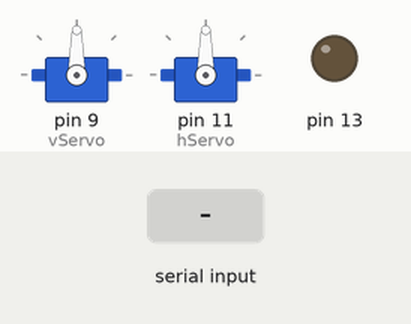
Simulated run of this sketch. Board: Arduino Uno, built with avr-gcc and run on an emulated ATmega328P. Shown: 2 × servo, output pins drawn as LEDs (lit = HIGH). The test bench sets the inputs (shaded band).

Above: at 1.2 s.
1.3 s: "5" received over Serial
At 2.5 s:
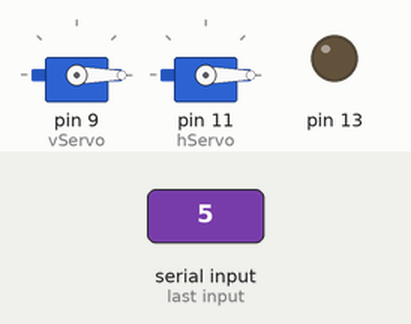
2.9 s: "6" received over Serial
At 3.8 s:
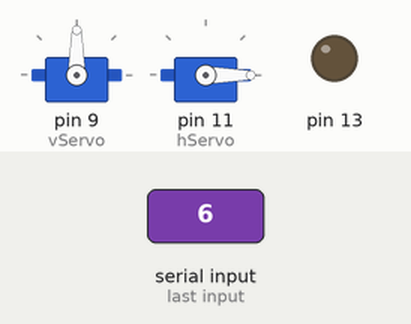
4.5 s: "8" received over Serial
At 5.0 s:
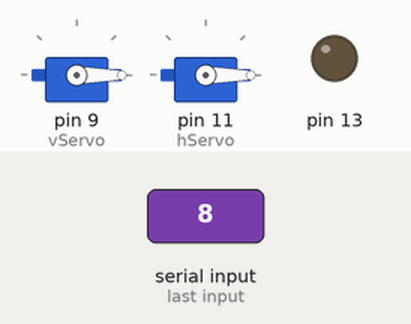
6.1 s: "9" received over Serial
At 7.4 s:
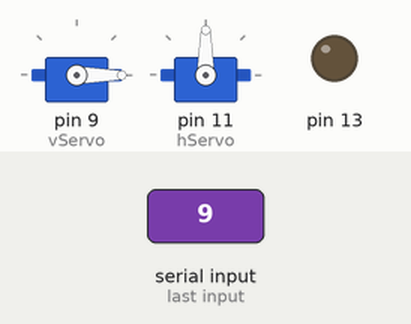
7.7 s: "7" received over Serial
At 8.6 s:
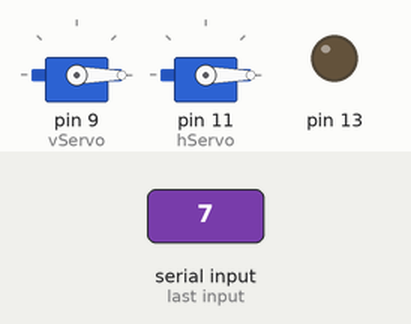
Timing chart, 0 to 10.3 s (numbered marks = the images above; inputs shaded):
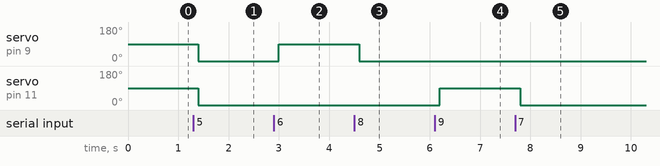

Measured:
- after the input at 1.3 s, servo on pin 9 (vServo), servo on pin 11 (hServo): 90° → 0° after 0.10 s
- after the input at 2.9 s, servo on pin 9 (vServo): 0° → 90° after 0.10 s
- after the input at 4.5 s, servo on pin 9 (vServo): 90° → 0° after 0.10 s
- after the input at 6.1 s, servo on pin 11 (hServo): 0° → 90° after 0.10 s
- after the input at 7.7 s, servo on pin 11 (hServo): 90° → 0° after 0.10 s

The sketch:

motion_detector_turret.ino
```cpp
#include <Servo.h>
int horizontal = 90;
int vertical = 90;

Servo vServo;
Servo hServo;

void setup() {
  // put your setup code here, to run once:
  Serial.begin(9600);
  pinMode(13, OUTPUT);

  vServo.attach(9);
  hServo.attach(11);

  vServo.write(90);
  hServo.write(90);
}

void loop() {
   handleSerial();

   //Serial.println("HZ: " + horizontal);
   //Serial.println("VZ: " + vertical);
   delay(200);
}

void handleSerial() {
 while (Serial.available() > 0) {
   char incomingCharacter = Serial.read();
   if (incomingCharacter > 10)
   switch (incomingCharacter) {
     case '1':
      left();
      break;
     case '2':
      right();
      break;
     case '3':
      up();
      break;
     case '4':
      down();
      break;
     case '5':
      reset();
      break;
     case '6':
      up90();
      break;
     case '7':
      hzero();
      break;
     case '8':
      vzero();
      break;
     case '9':
      h90();
      break;

     case '11':
      fastLeft();
      break;
     case '12':
      fastRight();
     case '13':
      fastUp();
     case '14':
      fastDown;

      case '15':
      slowLeft();
      break;
     case '16':
      slowRight();
      break;
     case '17':
      slowUp();
      break;
     case '18':
      slowDown();
      break;
    }
  }
}

void left() {
  if (horizontal <= 110) {
    horizontal += 5;
    hServo.write(horizontal);
  }
}

void right() {
  if (horizontal >= 75) {
    horizontal -= 5;
    hServo.write(horizontal);
  }
}

void up() {
  if (vertical <= 130) {
    vertical += 5;
    vServo.write(vertical);
  }
}

void down() {
  if (vertical >= 75) {
    vertical -= 5;
    vServo.write(vertical);
  }
}

void reset() {
  vServo.write(0);
  hServo.write(0);
  horizontal = 0;
  vertical = 0;
}

void up90() {
  vertical = 90;
  vServo.write(90);
}

void h90() {
  horizontal = 90;
  hServo.write(90);
}

void hzero() {
  horizontal = 0;
  hServo.write(0);
}

void vzero() {
  vertical = 0;
  vServo.write(0);
}

void fastUp() {
  if (vertical <= 120) {
  vertical += 15;
  vServo.write(vertical);
  }
}
void fastDown() {
  if (vertical >= 110) {
    vertical -= 15;
    vServo.write(vertical);
  }
}
void fastLeft() {
  if (horizontal <= 100) {
    horizontal += 15;
    hServo.write(horizontal);
  }
}
void fastRight() {
  if (horizontal >= 85) {
    horizontal -= 15;
    hServo.write(horizontal);
  }
}

void slowUp() {
  if (vertical < 180) {
    vertical += 1;
    vServo.write(vertical);
  }
}

void slowDown() {
  vertical -= 1;
  vServo.write(vertical);
}
void slowLeft() {
  horizontal += 1;
  hServo.write(horizontal);
}
void slowRight() {
  horizontal -= 1;
  hServo.write(horizontal);
}
```
